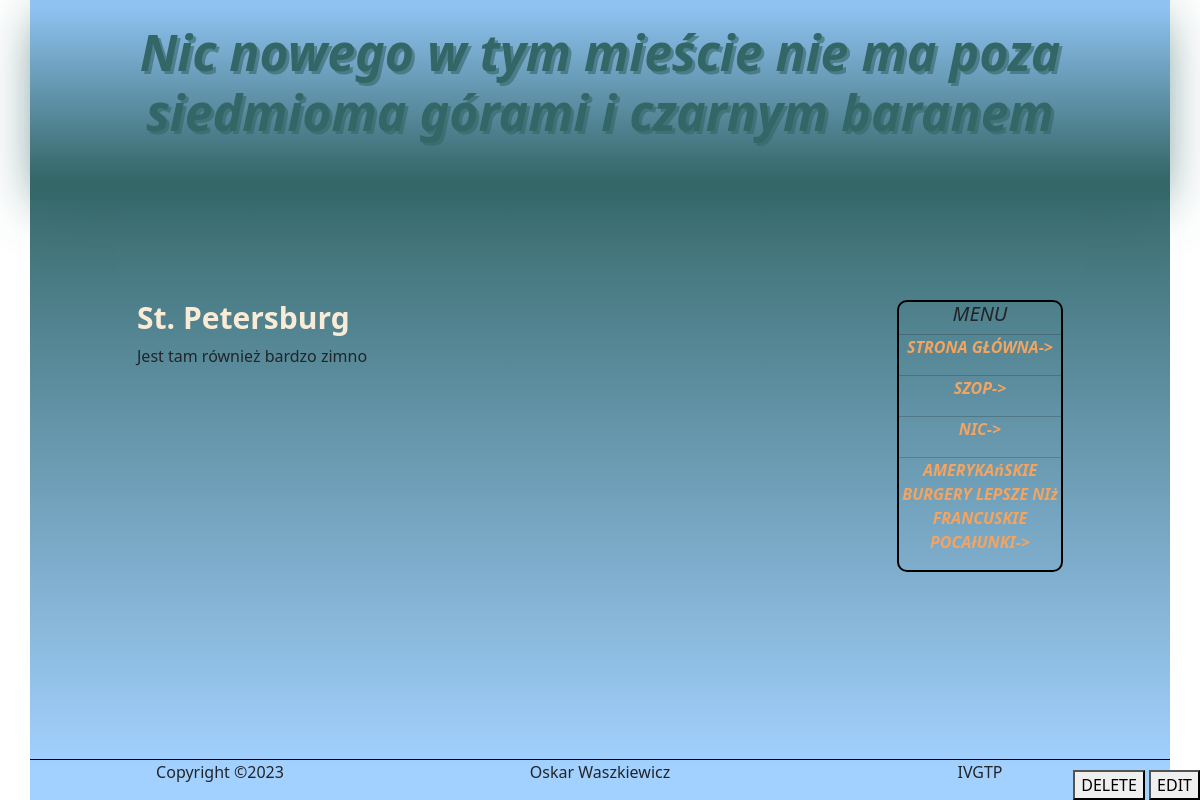
The app's page /templatePage.php?id=7 with its own data.
### tables this page shows
CREATE TABLE "Pages" (
	"id"	INTEGER NOT NULL UNIQUE,
	"title"	TEXT NOT NULL,
	"subtitle"	TEXT,
	"content"	TEXT,
	"color"	TEXT,
	PRIMARY KEY("id" AUTOINCREMENT)
);

### templatePage.php (the view, shortened to what this page needs)
<?php
include("./Scripts/php/connectToDb.php");
$query = $db->query("SELECT * FROM `Pages`");
$rowsAll = $query -> fetchAll(PDO::FETCH_ASSOC);
$query = $db->query("SELECT * FROM `Pages` WHERE id=".$_GET["id"]."");
$rows = $query -> fetchAll(PDO::FETCH_ASSOC);
?>
<!DOCTYPE html>
<html lang="pl">
    <head>
        <link rel="stylesheet" href="./Source/HomePageContent/PageCss/style.css">
        <link href="https://cdn.jsdelivr.net/npm/bootstrap@5.3.0-alpha1/dist/css/bootstrap.min.css" rel="stylesheet">
    </head>
    <body>
        <div class="container" style="background-image: linear-gradient(<?php print ($rows[0]["color"]) ?> 20%, rgba(153, 204, 255, 0.9) 96%)">
            <div class="row">
                <div class="col-12 banner" style="background-image: linear-gradient(rgba(153, 204, 255, 0.9) 4%, <?php print ($rows[0]["color"]."cc") ?> 90%); box-shadow: 0px 10px 50px -10px <?php print ($rows[0]["color"]."cc") ?>;">
                    <h1 class="title" style="color: <?php print $rows[0]["color"] ?>; text-shadow: 3px 3px <?php print ($rows[0]["color"]."99") ?>"><?php print $rows[0]["title"] ?></h1>
                </div>
            </div>
            <div class="row pb-5">
                <div class="col-7 offset-1">
                    <div class="content">
                        <h3 class="subtitle"><?php print $rows[0]["subtitle"] ?></h3>
                        <p class="textArea" id="textArea"><?php print $rows[0]["content"] ?></p>
                    </div>
                </div>
                <div class="col-2 offset-1">
                    <div class="menu">
                        <h5>MENU</h5>
                            <hr style="margin: 0">
                            <p><a href="index.php" class="menuLink">STRONA GŁÓWNA-></a></p>
                            <?php
                            $maxNumber = 3;
                            for($i = 0; $i < $maxNumber; $i++) {
                                if(isset($rowsAll[$i]["title"])){
                                    if($rowsAll[$i]["id"]==$_GET["id"]){
                                        $maxNumber++;
                                        continue;
                                    }
                                    echo '
                                        <hr style="margin: 0">
                                        <p><a href="templatePage.php?id='.$rowsAll[$i]["id"].'" class="menuLink">'.strtoupper($rowsAll[$i]["title"]).'-></a></p>
                                    ';
                                }
                            }
                            ?>
                    </div>
                </div>
            </div>
            <div class="row footer">
                <p class="col-4">
                    Copyright &copy;2023
                </p>
                <p class="col-4">
                    Oskar Waszkiewicz
                </p>
                <p class="col-4">
                    IVGTP
                </p>
            </div>
        </div>
        <div class="workingButtons">
            <button data-bs-toggle="modal" data-bs-target="#deleteModal">DELETE</button>
            <button data-bs-toggle="modal" data-bs-target="#changeModal">EDIT</button>
        </div>
    </body>
</html>

### Source/HomePageContent/PageCss/style.css (style rules this page uses)
.container { min-height: 100vh; position: relative; background-image: linear-gradient(rgb(51, 100, 100) 20%, rgba(153, 204, 255, 0.9) 96%); }
.banner { height: 200px; background-image: linear-gradient(rgba(153, 204, 255, 0.9) 4%, rgba(51, 102, 102, 0.8) 90%); box-shadow: 0px 10px 50px -10px rgba(51, 102, 102, 0.8); }
.title { font-weight: bolder; font-style: italic; font-family: 'Segoe UI', Tahoma, Geneva, Verdana, sans-serif; font-size: 50px; text-align: center; margin-top: 2%; color: rgb(29, 71, 54); text-shadow: 3px 3px hsla(156, 42%, 20%, 0.6); }
.subtitle { color: antiquewhite; font-weight: bolder; font-family: 'Segoe UI', Tahoma, Geneva, Verdana, sans-serif; font-size: 30px; }
.content { margin-top: 100px; }
.menu { min-height: 200px; border: black 2px solid; border-radius: 10px; margin-top: 100px; text-align: center; font-weight: bolder; font-style: italic; }
.menuLink { text-decoration: none; color: sandybrown; }
.footer { text-align: center; border-top: 1px black solid; position: absolute; bottom: 0; width: 100%; }
.workingButtons { position:absolute; bottom:0; right:0; }

### records on screen
pages: title "Nic nowego w tym mieście nie ma poza siedmioma górami i czarnym baranem", subtitle "St. Petersburg", content "Jest tam również bardzo zimno"
pages: title "SZOP"
pages: title "NIC"
pages: title "AMERYKAńSKIE BURGERY LEPSZE NIż FRANCUSKIE POCAłUNKI"
